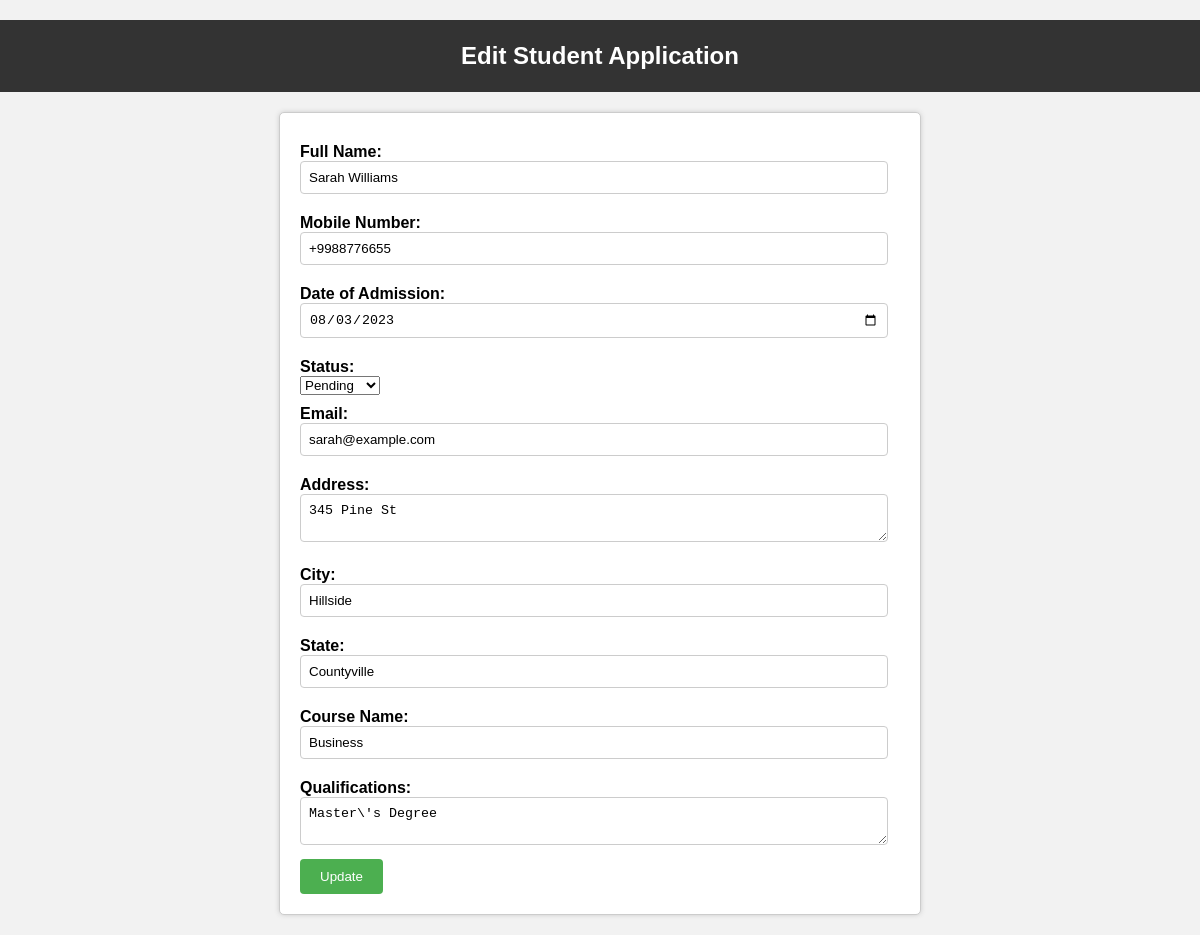
The page /edit.php?id=7 on the database its author committed.
### tables this page shows
CREATE TABLE `students` (
  `id` int(11) NOT NULL,
  `name` varchar(255) DEFAULT NULL,
  `dob` date DEFAULT NULL,
  `mobile_number` varchar(15) DEFAULT NULL,
  `email` varchar(255) DEFAULT NULL,
  `address` varchar(255) DEFAULT NULL,
  `city` varchar(255) DEFAULT NULL,
  `state` varchar(255) DEFAULT NULL,
  `course` varchar(255) DEFAULT NULL,
  `date_of_admission` date DEFAULT NULL,
  `qualifications` text DEFAULT NULL,
  `photo` varchar(255) DEFAULT NULL,
  `status` enum('Pending','Approved','Rejected') DEFAULT 'Pending'
);

### edit.php (the view, shortened to what this page needs)
<?php
include("includes/db_connection.php");
if (isset($_GET['id'])) {
    $student_id = $_GET['id'];
    $sql = "SELECT * FROM students WHERE id = $student_id";
    $result = mysqli_query($conn, $sql);
    if ($result) {
        if (mysqli_num_rows($result) == 1) {
            $row = mysqli_fetch_assoc($result);
        } else {
            echo "No student found with this ID.";
        }
    } else {
        die("Error: " . mysqli_error($conn));
    }
} else {
    echo "Student ID not provided.";
}
?>
<!DOCTYPE html>
<html>
<head>
    <link rel="stylesheet" type="text/css" href="assets/css/style.css">
</head>
<body>
    <h1>Edit Student Application</h1>
    <form action="edit.php?id=<?php echo $student_id; ?>" method="POST">
        <label for="name">Full Name:</label>
        <input type="text" name="name" value="<?php echo $row['name']; ?>" required>
        <label for="mobile_number">Mobile Number:</label>
        <input type="text" name="mobile_number" value="<?php echo $row['mobile_number']; ?>" required>
        <label for="date_of_admission">Date of Admission:</label>
        <input type="date" name="date_of_admission" value="<?php echo $row['date_of_admission']; ?>" required>
        <label for="status">Status:</label>
        <select name="status">
            <option value="Pending" <?php if ($row['status'] === 'Pending') echo 'selected'; ?>>Pending</option>
        </select>
        <label for="email">Email:</label>
        <input type="email" name="email" value="<?php echo $row['email']; ?>" required>
        <label for="address">Address:</label>
        <textarea name="address" required><?php echo $row['address']; ?></textarea>
        <label for="city">City:</label>
        <input type="text" name="city" value="<?php echo $row['city']; ?>" required>
        <label for="state">State:</label>
        <input type="text" name="state" value="<?php echo $row['state']; ?>" required>
        <label for="course">Course Name:</label>
        <input type="text" name="course" value="<?php echo $row['course']; ?>" required>
        <label for="qualifications">Qualifications:</label>
        <textarea name="qualifications" required><?php echo $row['qualifications']; ?></textarea>
        <input type="submit" value="Update">
    </form>
</body>
</html>

### assets/css/style.css (style rules this page uses)
body { font-family: Arial, sans-serif; background-color: #f2f2f2; margin: 0; padding: 0; }
h1 { text-align: center; background-color: #333; color: #fff; padding: 22px; margin: 0; }
form { max-width: 600px; margin: 20px auto; padding: 20px; background-color: #fff; border: 1px solid #ccc; border-radius: 5px; box-shadow: 0px 0px 5px 0px #ccc; }
label { display: block; font-weight: bold; margin-top: 10px; }
input[type="text"], input[type="date"], input[type="email"], textarea { width: 95%; padding: 8px; margin-bottom: 10px; border: 1px solid #ccc; border-radius: 4px; }
textarea { resize: vertical; }
input[type="submit"] { background-color: #4CAF50; color: #fff; padding: 10px 20px; border: none; border-radius: 4px; cursor: pointer; }
h1 { font-size: 24px; text-align: center; margin-top: 20px; color: #fff; }

### rows shown on the page
students: name "Sarah Williams", mobile_number "+9988776655", date_of_admission "08/03/2023", status "Pending", email "sarah@example.com", address "345 Pine St", city "Hillside", state "Countyville", course "Business", qualifications "Master\\'s Degree"
